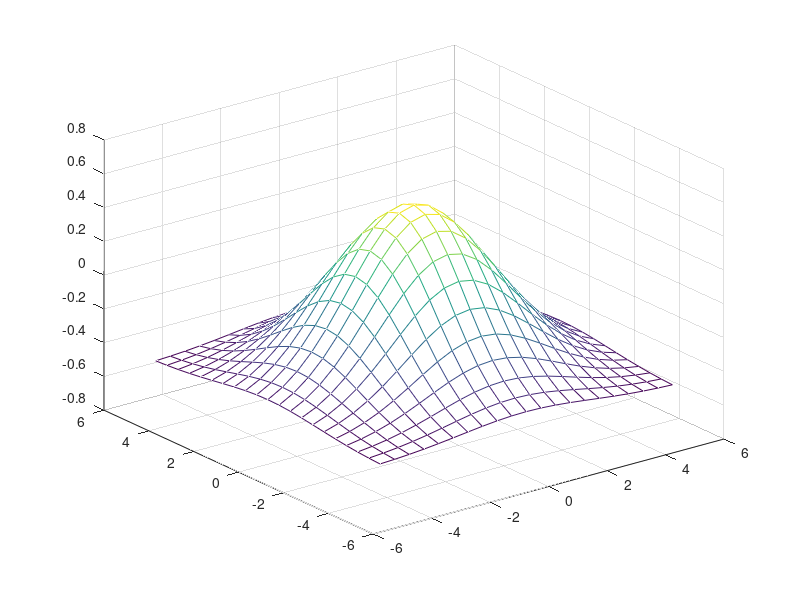

MATLAB code to generate this figure: (Note: this script raises an error after producing the figure.)
%%%%%%%%%% FUNCTION APPROXIMATION %%%%%%
%%% ndata = number of patterns, n = number of nodes in hidden layer, alpha =
%%% momentum, eta = learning rate, 
%%% 
%%
%%% Generate a Gaussian Function %%%
x_x=[-5:0.5:5]';
y_y=[-5:0.5:5]';
z=exp(-x_x.*x_x*0.1)*exp(-y_y.*y_y*0.1)'-0.5;
[zi,zj] = size(z);
ndata = zi*zj;
mesh(x_x,y_y,z);
%%% Convert into patterns as training data %%%
targets = reshape(z,1,ndata);
[xx, yy] = meshgrid(x_x,y_y);
patterns = [reshape(xx,1,ndata);reshape(yy,1,ndata)];
%%% Shuffling %%%
permute = randperm(ndata);
X = patterns(:,permute);
Y = targets(:,permute);
[ti, tj] = size(T);
%%% Input Parameters %%%
n = 1;
x = X(:,1:n);
y = Y(:,1:n);
[xi, xj] = size(x);
epoch = 5000;
alpha = 0.9;
eta = 0.15;
Nhidden = 5;
% Initialize the wieghts
w = randn(Nhidden, xi+1);
v = randn(ti, Nhidden+1);
dw = 0; dv = 0; error = [];
%% Algorithms
for i=1:epoch
    % Forward Pass
    hin = w*[x;ones(1,xj)];
    hout = [2./(1+exp(-hin))-1; ones(1,xj)]; %Transfer Function
    oin = v*hout;
    out = 2./(1+exp(-oin))-1;
    % Backward Pass
    delta_o = (out-y).*((1+out).*(1-out))*0.5;
    delta_h = (v'*delta_o).*((1+hout).*(1-hout))*0.5;
    delta_h = delta_h(1:Nhidden,:);
    % Weight Update
    dw = (dw.*alpha)-(delta_h*[x;ones(1,xj)]').*(1-alpha);
    dv = (dv.*alpha)-(delta_o*hout').*(1-alpha);
    w = w + dw.*eta;
    v = v + dv.*eta;
    % Cost Minimization Function
    error = [error; sum(sum(abs(sign(out) - y) ./ 2))];
end
%% Plot
A = 1:epoch;
plot(A,error);
hin = w*[patterns;ones(1,ndata)];
hout = [2./(1+exp(-hin))-1; ones(1,ndata)]; %Transfer Function
oin = v*hout;
out = 2./(1+exp(-oin))-1;
zz = reshape(out,zi,zj);
mesh(x_x,y_y,zz);
axis([-5 5 -5 5 -0.7 0.7]);
drawnow;